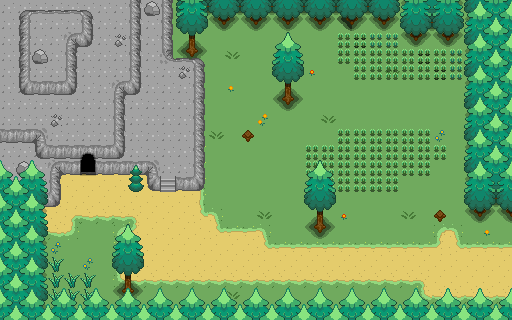

This is a level from a 2D game, rendered from its Tiled map with the project's own tilesets. A one-line summary and the map file follow, with tile-layer data summarised:
An orthogonal 32x20 tile map with 16x16 px tiles, 6 tile layers (ground1, shadow0, walls1, objects1, ...) and 25 objects (2x warpField, 2x startField, sign).

<map version="1.0" orientation="orthogonal" width="32" height="20" tilewidth="16" tileheight="16">
 <properties>
  <property name="musicIndex" value="2" />
  <property name="musicType" value="town" />
 </properties>
 <tileset firstgid="1" name="limbusdev_world2" tilewidth="16" tileheight="16">
  <image source="../spritesheets/limbusdev_world2.png" width="1024" height="1024" />
 </tileset>
 <layer name="ground1" width="32" height="20">
  <data>[640 cells, 640 non-empty, 16 distinct tile ids]</data>
 </layer>
 <layer name="shadow0" width="32" height="20">
  <data>[640 cells, 0 non-empty, 0 distinct tile ids]</data>
 </layer>
 <layer name="walls1" width="32" height="20">
  <data>[640 cells, 142 non-empty, 31 distinct tile ids]</data>
 </layer>
 <layer name="objects1" width="32" height="20">
  <data>[640 cells, 121 non-empty, 29 distinct tile ids]</data>
 </layer>
 <layer name="shadow1" width="32" height="20">
  <data>[640 cells, 0 non-empty, 0 distinct tile ids]</data>
 </layer>
 <layer name="tops1" width="32" height="20">
  <data>[640 cells, 97 non-empty, 17 distinct tile ids]</data>
 </layer>
 <objectgroup name="colliderWalls1" width="32" height="20">
  <object x="0" y="0" width="144" height="96" />
  <object x="0" y="96" width="128" height="64" />
  <object x="144" y="0" width="32" height="16" />
  <object x="160" y="16" width="16" height="48" />
  <object x="176" y="32" width="32" height="32" />
  <object x="192" y="64" width="16" height="128" />
  <object x="176" y="176" width="16" height="16" />
  <object x="128" y="160" width="32" height="32" />
  <object x="96" y="160" width="32" height="16" />
  <object x="0" y="160" width="80" height="16" />
  <object x="0" y="176" width="64" height="32" />
  <object x="0" y="208" width="48" height="112" />
  <object x="112" y="272" width="32" height="32" />
  <object x="304" y="208" width="32" height="32" />
  <object x="240" y="128" width="16" height="16" />
  <object x="432" y="208" width="16" height="16" />
  <object x="272" y="80" width="32" height="32" />
  <object x="176" y="0" width="336" height="32" />
  <object x="400" y="32" width="64" height="16" />
  <object x="464" y="32" width="48" height="192" />
 </objectgroup>
 <objectgroup name="objects" width="32" height="20" visible="0">
  <object name="sign" x="288" y="96" width="16" height="16">
   <properties>
    <property name="text" value="Don't enter the cave! Deadly threats indise." />
    <property name="title" value="Havren Cave" />
   </properties>
  </object>
 </objectgroup>
 <objectgroup name="sensors" width="32" height="20">
  <object name="warpField" x="80" y="160" width="16" height="16">
   <properties>
    <property name="targetID" value="16" />
    <property name="targetWarpPointID" value="2" />
   </properties>
  </object>
  <object name="startField" x="80" y="176" width="16" height="16">
   <properties>
    <property name="fieldID" value="1" />
   </properties>
  </object>
  <object name="warpField" x="496" y="224" width="16" height="96">
   <properties>
    <property name="targetID" value="21" />
    <property name="targetWarpPointID" value="1" />
   </properties>
  </object>
  <object name="startField" x="480" y="256" width="16" height="16">
   <properties>
    <property name="fieldID" value="2" />
   </properties>
  </object>
 </objectgroup>
 <objectgroup name="livingEntities" width="32" height="20" visible="0" />
</map>
